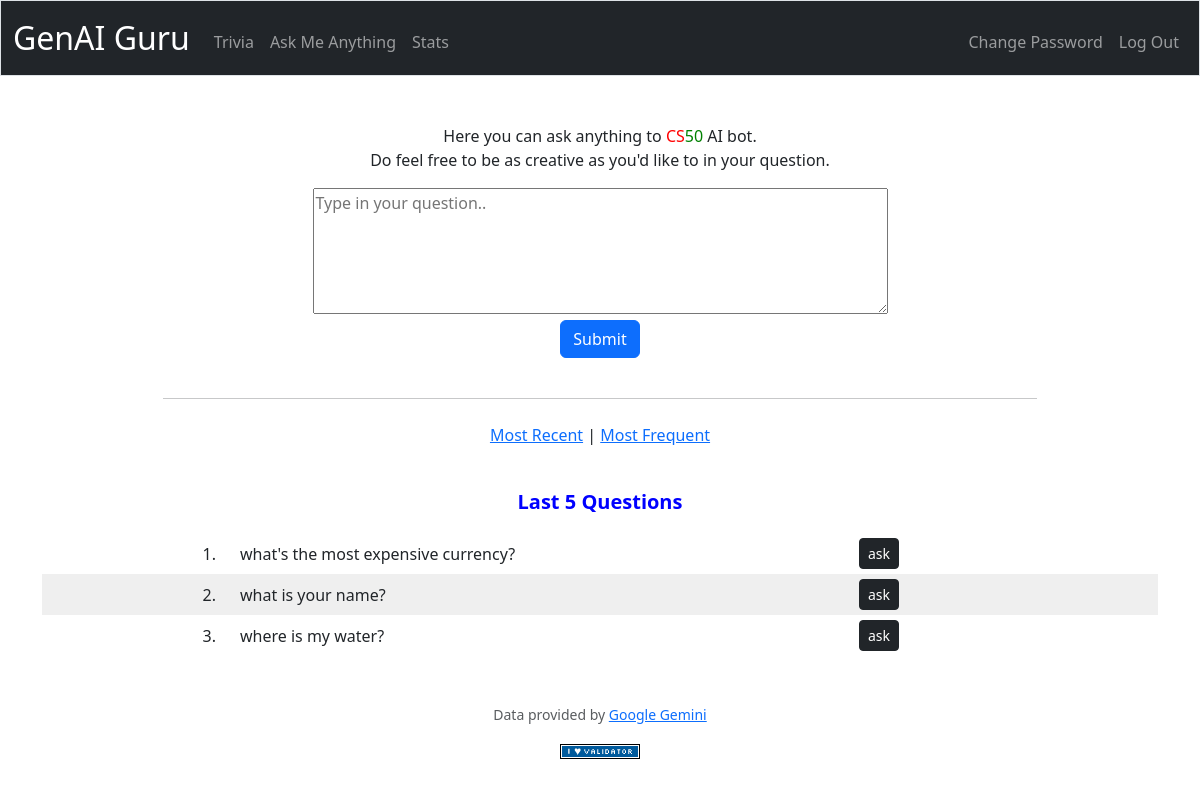
/ama (signed in), run on the app's committed database.
### tables this page shows
CREATE TABLE history (
    id INTEGER PRIMARY KEY AUTOINCREMENT NOT NULL,
    user_id INTEGER NOT NULL,
    question TEXT NOT NULL,
    counter INTEGER NOT NULL DEFAULT 1,
    timestamp TIMESTAMP,
    FOREIGN KEY (user_id) REFERENCES users(id)
);

### app.py (the view, shortened to what this page needs)
@app.route("/ama", methods=["GET", "POST"])
@login_required
def ama():
    user_id = session["user_id"]
    if request.method == "POST":
        question = request.form.get("question").strip()
        if (question is None or len(question) == 0):
            return apology("Missing question!")
        response = fetch_ama_response(question)
        return render_template("ama_done.html", question=question, answer=markdown(response))
    else:
        questionid = request.args.get("questionid")
        if not questionid:
            type = request.args.get("type")
            orderby = "timestamp"
            if type == "frequent":
                orderby = "counter"
            rows = db.execute("SELECT id, question FROM history WHERE user_id=? ORDER BY %s DESC \
                              LIMIT ?" % orderby, user_id, MOST_RECENT_QUESTIONS)
            questions = []
            for row in rows:
                questions.append((row["id"], row["question"]))
            return render_template("ama.html", questions=questions)

### app.py (called while the page is built)
@app.after_request
def after_request(response):
    response.headers["Cache-Control"] = "no-cache, no-store, must-revalidate"
    response.headers["Expires"] = 0
    response.headers["Pragma"] = "no-cache"
    return response

### helpers.py (called while the page is built)
def login_required(f):
    @wraps(f)
    def decorated_function(*args, **kwargs):
        if session.get("user_id") is None:
            return redirect("/login")
        return f(*args, **kwargs)
    return decorated_function

### templates/ama.html (shortened to what this page needs)
{% extends "layout.html" %}
{% block main %}
<div class="container-fluid">
    Here you can ask anything to <span class="red">CS</span><span class="green">50</span> AI bot.
    <br>Do feel free to be as creative as you'd like to in your question.
    <form action="/ama" method="POST">
      <textarea name="question" cols=60 rows=5 placeholder="Type in your question.."></textarea>
      <p><button type="submit" class="btn btn-primary">Submit</button></p>
    </form>
    <br>
</div>
<div class="container">
  <hr>
  <br>
  <p><a href="/ama">Most Recent</a> |
    <a href="/ama?type=frequent">Most Frequent</a>
  </p>
  <br>
  <p class="title">Last 5 Questions</p>
  {% for qq in questions %}
    <div class="row row-striped align-items-center">
        <div class="col-md-2 text-end">{{loop.index}}. </div>
        <div class="col-md-6 text-start">{{qq[1]}}</div>
        <div class="col-md-2"><a href="ama?questionid={{qq[0]}}" class="btn-sm btn btn-dark" style="margin: 5px">ask</a></div>
    </div>
  {% endfor %}
</div>
{% endblock %}

### static/styles.css (style rules this page uses)
.row-striped:nth-of-type(even) { background-color: #efefef; }
.row-striped:nth-of-type(odd) { background-color: #ffffff; }
.green { color: green; }
.red { color: red; }
.title { font-size: 20px; font-weight: bold; color: blue; }
hr { width: 80%; margin: 0 auto; }

### data on the page
history: question "what's the most expensive currency?"
history: question "what is your name?"
history: question "where is my water?"
